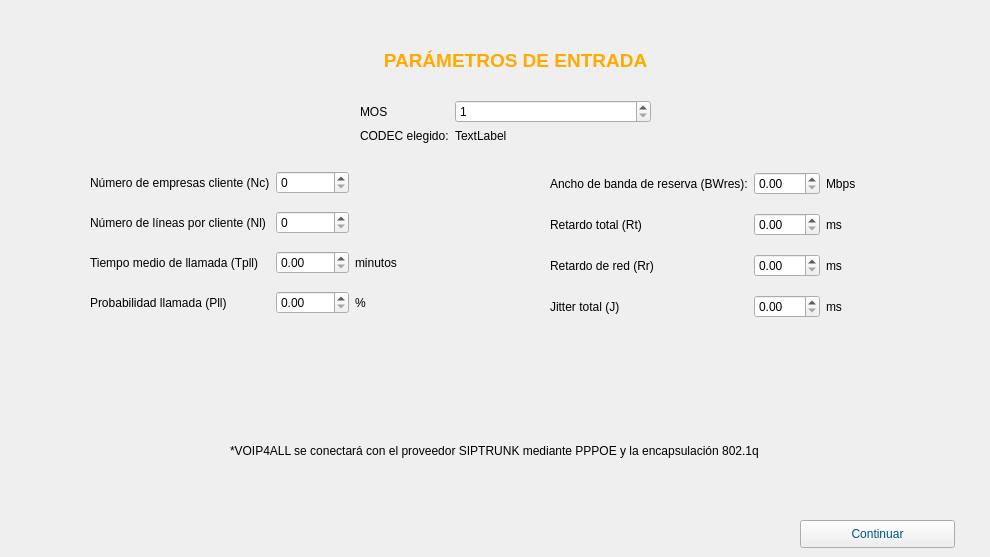
    <widget class="QWidget" name="page">
     <widget class="QLabel" name="label_5">
      <property name="geometry">
       <rect>
        <x>50</x>
        <y>30</y>
        <width>931</width>
        <height>61</height>
       </rect>
      </property>
      <property name="palette">
       <palette>
        <active>
         <colorrole role="WindowText">
          <brush brushstyle="SolidPattern">
           <color alpha="255">
            <red>255</red>
            <green>170</green>
            <blue>0</blue>
           </color>
          </brush>
         </colorrole>
         <colorrole role="Button">
          <brush brushstyle="SolidPattern">
           <color alpha="255">
            <red>255</red>
            <green>170</green>
            <blue>0</blue>
           </color>
          </brush>
         </colorrole>
         <colorrole role="Light">
          <brush brushstyle="SolidPattern">
           <color alpha="255">
            <red>255</red>
            <green>213</green>
            <blue>127</blue>
           </color>
          </brush>
         </colorrole>
         <colorrole role="Midlight">
          <brush brushstyle="SolidPattern">
           <color alpha="255">
            <red>255</red>
            <green>191</green>
            <blue>63</blue>
           </color>
          </brush>
         </colorrole>
         <colorrole role="Dark">
          <brush brushstyle="SolidPattern">
           <color alpha="255">
            <red>127</red>
            <green>85</green>
            <blue>0</blue>
           </color>
          </brush>
         </colorrole>
         <colorrole role="Mid">
          <brush brushstyle="SolidPattern">
           <color alpha="255">
            <red>170</red>
            <green>113</green>
            <blue>0</blue>
           </color>
          </brush>
         </colorrole>
         <colorrole role="Text">
          <brush brushstyle="SolidPattern">
           <color alpha="255">
            <red>0</red>
            <green>0</green>
            <blue>0</blue>
           </color>
          </brush>
         </colorrole>
         <colorrole role="BrightText">
          <brush brushstyle="SolidPattern">
           <color alpha="255">
            <red>255</red>
            <green>255</green>
            <blue>255</blue>
           </color>
          </brush>
         </colorrole>
         <colorrole role="ButtonText">
          <brush brushstyle="SolidPattern">
           <color alpha="255">
            <red>0</red>
            <green>0</green>
            <blue>0</blue>
           </color>
          </brush>
         </colorrole>
         <colorrole role="Base">
          <brush brushstyle="SolidPattern">
           <color alpha="255">
            <red>255</red>
            <green>255</green>
            <blue>255</blue>
           </color>
          </brush>
         </colorrole>
         <colorrole role="Window">
          <brush brushstyle="SolidPattern">
           <color alpha="255">
            <red>255</red>
            <green>170</green>
            <blue>0</blue>
           </color>
          </brush>
         </colorrole>
         <colorrole role="Shadow">
          <brush brushstyle="SolidPattern">
           <color alpha="255">
            <red>0</red>
            <green>0</green>
            <blue>0</blue>
           </color>
          </brush>
         </colorrole>
         <colorrole role="AlternateBase">
          <brush brushstyle="SolidPattern">
           <color alpha="255">
            <red>255</red>
            <green>212</green>
            <blue>127</blue>
           </color>
          </brush>
         </colorrole>
         <colorrole role="ToolTipBase">
          <brush brushstyle="SolidPattern">
           <color alpha="255">
            <red>255</red>
            <green>255</green>
            <blue>220</blue>
           </color>
          </brush>
         </colorrole>
         <colorrole role="ToolTipText">
          <brush brushstyle="SolidPattern">
           <color alpha="255">
            <red>0</red>
            <green>0</green>
            <blue>0</blue>
           </color>
          </brush>
         </colorrole>
        </active>
        <inactive>
         <colorrole role="WindowText">
          <brush brushstyle="SolidPattern">
           <color alpha="255">
            <red>255</red>
            <green>170</green>
            <blue>0</blue>
           </color>
          </brush>
         </colorrole>
         <colorrole role="Button">
          <brush brushstyle="SolidPattern">
           <color alpha="255">
            <red>255</red>
            <green>170</green>
            <blue>0</blue>
           </color>
          </brush>
         </colorrole>
         <colorrole role="Light">
          <brush brushstyle="SolidPattern">
           <color alpha="255">
            <red>255</red>
            <green>213</green>
            <blue>127</blue>
           </color>
          </brush>
         </colorrole>
         <colorrole role="Midlight">
          <brush brushstyle="SolidPattern">
           <color alpha="255">
            <red>255</red>
            <green>191</green>
            <blue>63</blue>
           </color>
          </brush>
         </colorrole>
         <colorrole role="Dark">
          <brush brushstyle="SolidPattern">
           <color alpha="255">
            <red>127</red>
            <green>85</green>
            <blue>0</blue>
           </color>
          </brush>
         </colorrole>
         <colorrole role="Mid">
          <brush brushstyle="SolidPattern">
           <color alpha="255">
            <red>170</red>
            <green>113</green>
            <blue>0</blue>
           </color>
          </brush>
         </colorrole>
         <colorrole role="Text">
          <brush brushstyle="SolidPattern">
           <color alpha="255">
            <red>0</red>
            <green>0</green>
            <blue>0</blue>
           </color>
          </brush>
         </colorrole>
         <colorrole role="BrightText">
          <brush brushstyle="SolidPattern">
           <color alpha="255">
            <red>255</red>
            <green>255</green>
            <blue>255</blue>
           </color>
          </brush>
         </colorrole>
         <colorrole role="ButtonText">
          <brush brushstyle="SolidPattern">
           <color alpha="255">
            <red>0</red>
            <green>0</green>
            <blue>0</blue>
           </color>
          </brush>
         </colorrole>
         <colorrole role="Base">
          <brush brushstyle="SolidPattern">
           <color alpha="255">
            <red>255</red>
            <green>255</green>
            <blue>255</blue>
           </color>
          </brush>
         </colorrole>
         <colorrole role="Window">
          <brush brushstyle="SolidPattern">
           <color alpha="255">
            <red>255</red>
            <green>170</green>
            <blue>0</blue>
           </color>
          </brush>
         </colorrole>
         <colorrole role="Shadow">
          <brush brushstyle="SolidPattern">
           <color alpha="255">
            <red>0</red>
            <green>0</green>
            <blue>0</blue>
           </color>
          </brush>
         </colorrole>
         <colorrole role="AlternateBase">
          <brush brushstyle="SolidPattern">
           <color alpha="255">
            <red>255</red>
            <green>212</green>
            <blue>127</blue>
           </color>
          </brush>
         </colorrole>
         <colorrole role="ToolTipBase">
          <brush brushstyle="SolidPattern">
           <color alpha="255">
            <red>255</red>
            <green>255</green>
            <blue>220</blue>
           </color>
          </brush>
         </colorrole>
         <colorrole role="ToolTipText">
          <brush brushstyle="SolidPattern">
           <color alpha="255">
            <red>0</red>
            <green>0</green>
            <blue>0</blue>
           </color>
          </brush>
         </colorrole>
        </inactive>
        <disabled>
         <colorrole role="WindowText">
          <brush brushstyle="SolidPattern">
           <color alpha="255">
            <red>127</red>
            <green>85</green>
            <blue>0</blue>
           </color>
          </brush>
         </colorrole>
         <colorrole role="Button">
          <brush brushstyle="SolidPattern">
           <color alpha="255">
            <red>255</red>
            <green>170</green>
            <blue>0</blue>
           </color>
          </brush>
         </colorrole>
         <colorrole role="Light">
          <brush brushstyle="SolidPattern">
           <color alpha="255">
            <red>255</red>
            <green>213</green>
            <blue>127</blue>
           </color>
          </brush>
         </colorrole>
         <colorrole role="Midlight">
          <brush brushstyle="SolidPattern">
           <color alpha="255">
            <red>255</red>
            <green>191</green>
            <blue>63</blue>
           </color>
          </brush>
         </colorrole>
         <colorrole role="Dark">
          <brush brushstyle="SolidPattern">
           <color alpha="255">
            <red>127</red>
            <green>85</green>
            <blue>0</blue>
           </color>
          </brush>
         </colorrole>
         <colorrole role="Mid">
          <brush brushstyle="SolidPattern">
           <color alpha="255">
            <red>170</red>
            <green>113</green>
            <blue>0</blue>
           </color>
          </brush>
         </colorrole>
         <colorrole role="Text">
          <brush brushstyle="SolidPattern">
           <color alpha="255">
            <red>127</red>
            <green>85</green>
            <blue>0</blue>
           </color>
          </brush>
         </colorrole>
         <colorrole role="BrightText">
          <brush brushstyle="SolidPattern">
           <color alpha="255">
            <red>255</red>
            <green>255</green>
            <blue>255</blue>
           </color>
          </brush>
         </colorrole>
         <colorrole role="ButtonText">
          <brush brushstyle="SolidPattern">
           <color alpha="255">
            <red>127</red>
            <green>85</green>
            <blue>0</blue>
           </color>
          </brush>
         </colorrole>
         <colorrole role="Base">
          <brush brushstyle="SolidPattern">
           <color alpha="255">
            <red>255</red>
            <green>170</green>
            <blue>0</blue>
           </color>
          </brush>
         </colorrole>
         <colorrole role="Window">
          <brush brushstyle="SolidPattern">
           <color alpha="255">
            <red>255</red>
            <green>170</green>
            <blue>0</blue>
           </color>
          </brush>
         </colorrole>
         <colorrole role="Shadow">
          <brush brushstyle="SolidPattern">
           <color alpha="255">
            <red>0</red>
            <green>0</green>
            <blue>0</blue>
           </color>
          </brush>
         </colorrole>
         <colorrole role="AlternateBase">
          <brush brushstyle="SolidPattern">
           <color alpha="255">
            <red>255</red>
            <green>170</green>
            <blue>0</blue>
           </color>
          </brush>
         </colorrole>
         <colorrole role="ToolTipBase">
          <brush brushstyle="SolidPattern">
           <color alpha="255">
            <red>255</red>
            <green>255</green>
            <blue>220</blue>
           </color>
          </brush>
         </colorrole>
         <colorrole role="ToolTipText">
          <brush brushstyle="SolidPattern">
           <color alpha="255">
            <red>0</red>
            <green>0</green>
            <blue>0</blue>
           </color>
          </brush>
         </colorrole>
        </disabled>
       </palette>
      </property>
      <property name="font">
       <font>
        <pointsize>14</pointsize>
        <weight>75</weight>
        <bold>true</bold>
       </font>
      </property>
      <property name="text">
       <string>PARÁMETROS DE ENTRADA</string>
      </property>
      <property name="alignment">
       <set>Qt::AlignCenter</set>
      </property>
     </widget>
     <widget class="QWidget" name="formLayoutWidget">
      <property name="geometry">
       <rect>
        <x>360</x>
        <y>100</y>
        <width>291</width>
        <height>51</height>
       </rect>
      </property>
      <layout class="QFormLayout" name="formLayout">
       <item row="0" column="0">
        <widget class="QLabel" name="label">
         <property name="text">
          <string>MOS</string>
         </property>
        </widget>
       </item>
       <item row="0" column="1">
        <widget class="QSpinBox" name="spinBox_MOS">
         <property name="minimum">
          <number>1</number>
         </property>
         <property name="maximum">
          <number>5</number>
         </property>
        </widget>
       </item>
       <item row="1" column="0">
        <widget class="QLabel" name="label_2">
         <property name="text">
          <string>CODEC elegido:</string>
         </property>
        </widget>
       </item>
       <item row="1" column="1">
        <widget class="QLabel" name="label_CODEC">
         <property name="text">
          <string>TextLabel</string>
         </property>
        </widget>
       </item>
      </layout>
     </widget>
     <widget class="QWidget" name="gridLayoutWidget">
      <property name="geometry">
       <rect>
        <x>90</x>
        <y>160</y>
        <width>337</width>
        <height>169</height>
       </rect>
      </property>
      <layout class="QGridLayout" name="gridLayout">
       <item row="3" column="0">
        <widget class="QLabel" name="label_8">
         <property name="text">
          <string>Probabilidad llamada (Pll)</string>
         </property>
        </widget>
       </item>
       <item row="1" column="1">
        <widget class="QSpinBox" name="spinBox_Nl"/>
       </item>
       <item row="2" column="0">
        <widget class="QLabel" name="label_7">
         <property name="text">
          <string>Tiempo medio de llamada (Tpll)</string>
         </property>
        </widget>
       </item>
       <item row="3" column="1">
        <widget class="QDoubleSpinBox" name="spinBox_Pll">
         <property name="maximum">
          <double>100.000000000000000</double>
         </property>
        </widget>
       </item>
       <item row="0" column="1">
        <widget class="QSpinBox" name="spinBox_Nc"/>
       </item>
       <item row="0" column="0">
        <widget class="QLabel" name="label_4">
         <property name="text">
          <string>Número de empresas cliente (Nc)</string>
         </property>
        </widget>
       </item>
       <item row="2" column="1">
        <widget class="QDoubleSpinBox" name="SpinBox_Tpll"/>
       </item>
       <item row="1" column="0">
        <widget class="QLabel" name="label_6">
         <property name="text">
          <string>Número de líneas por cliente (Nl)</string>
         </property>
        </widget>
       </item>
       <item row="2" column="2">
        <widget class="QLabel" name="label_21">
         <property name="text">
          <string>minutos</string>
         </property>
        </widget>
       </item>
       <item row="3" column="2">
        <widget class="QLabel" name="label_23">
         <property name="text">
          <string>%</string>
         </property>
        </widget>
       </item>
      </layout>
     </widget>
     <widget class="QWidget" name="gridLayoutWidget_2">
      <property name="geometry">
       <rect>
        <x>550</x>
        <y>160</y>
        <width>342</width>
        <height>171</height>
       </rect>
      </property>
      <layout class="QGridLayout" name="gridLayout_2">
       <item row="0" column="1">
        <widget class="QDoubleSpinBox" name="spinBox_BWres"/>
       </item>
       <item row="0" column="0">
        <widget class="QLabel" name="label_10">
         <property name="text">
          <string>Ancho de banda de reserva (BWres):</string>
         </property>
        </widget>
       </item>
       <item row="1" column="0">
        <widget class="QLabel" name="label_11">
         <property name="text">
          <string>Retardo total (Rt)</string>
         </property>
        </widget>
       </item>
       <item row="2" column="0">
        <widget class="QLabel" name="label_12">
         <property name="text">
          <string>Retardo de red (Rr)</string>
         </property>
        </widget>
       </item>
       <item row="3" column="0">
        <widget class="QLabel" name="label_13">
         <property name="text">
          <string>Jitter total (J)</string>
         </property>
        </widget>
       </item>
       <item row="0" column="2">
        <widget class="QLabel" name="label_15">
         <property name="text">
          <string>Mbps</string>
         </property>
        </widget>
       </item>
       <item row="1" column="1">
        <widget class="QDoubleSpinBox" name="spinBox_Rt"/>
       </item>
       <item row="2" column="1">
        <widget class="QDoubleSpinBox" name="spinBox_Rr"/>
       </item>
       <item row="3" column="1">
        <widget class="QDoubleSpinBox" name="spinBox_jitter"/>
       </item>
       <item row="1" column="2">
        <widget class="QLabel" name="label_3">
         <property name="text">
          <string>ms</string>
         </property>
        </widget>
       </item>
       <item row="2" column="2">
        <widget class="QLabel" name="label_17">
         <property name="text">
          <string>ms</string>
         </property>
        </widget>
       </item>
       <item row="3" column="2">
        <widget class="QLabel" name="label_19">
         <property name="text">
          <string>ms</string>
         </property>
        </widget>
       </item>
      </layout>
     </widget>
     <widget class="QLabel" name="label_9">
      <property name="geometry">
       <rect>
        <x>230</x>
        <y>440</y>
        <width>581</width>
        <height>22</height>
       </rect>
      </property>
      <property name="text">
       <string>*VOIP4ALL se conectará con el proveedor SIPTRUNK mediante PPPOE y la encapsulación 802.1q</string>
      </property>
     </widget>
     <widget class="QPushButton" name="button_continuar1">
      <property name="geometry">
       <rect>
        <x>800</x>
        <y>520</y>
        <width>155</width>
        <height>28</height>
       </rect>
      </property>
      <property name="palette">
       <palette>
        <active>
         <colorrole role="WindowText">
          <brush brushstyle="SolidPattern">
           <color alpha="255">
            <red>0</red>
            <green>85</green>
            <blue>127</blue>
           </color>
          </brush>
         </colorrole>
         <colorrole role="ButtonText">
          <brush brushstyle="SolidPattern">
           <color alpha="255">
            <red>0</red>
            <green>85</green>
            <blue>127</blue>
           </color>
          </brush>
         </colorrole>
        </active>
        <inactive>
         <colorrole role="WindowText">
          <brush brushstyle="SolidPattern">
           <color alpha="255">
            <red>0</red>
            <green>85</green>
            <blue>127</blue>
           </color>
          </brush>
         </colorrole>
         <colorrole role="ButtonText">
          <brush brushstyle="SolidPattern">
           <color alpha="255">
            <red>0</red>
            <green>85</green>
            <blue>127</blue>
           </color>
          </brush>
         </colorrole>
        </inactive>
        <disabled>
         <colorrole role="WindowText">
          <brush brushstyle="SolidPattern">
           <color alpha="255">
            <red>0</red>
            <green>42</green>
            <blue>63</blue>
           </color>
          </brush>
         </colorrole>
         <colorrole role="ButtonText">
          <brush brushstyle="SolidPattern">
           <color alpha="255">
            <red>0</red>
            <green>42</green>
            <blue>63</blue>
           </color>
          </brush>
         </colorrole>
        </disabled>
       </palette>
      </property>
      <property name="text">
       <string>Continuar</string>
      </property>
     </widget>
    </widget>
